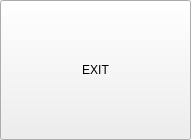
<?xml version="1.0" encoding="UTF-8"?>
<ui version="4.0">
 <class>form</class>
 <widget class="QWidget" name="form">
  <property name="geometry">
   <rect>
    <x>0</x>
    <y>0</y>
    <width>191</width>
    <height>140</height>
   </rect>
  </property>
  <property name="windowTitle">
   <string>Settings</string>
  </property>
  <layout class="QVBoxLayout" name="verticalLayout">
   <property name="spacing">
    <number>5</number>
   </property>
   <property name="leftMargin">
    <number>0</number>
   </property>
   <property name="topMargin">
    <number>0</number>
   </property>
   <property name="rightMargin">
    <number>0</number>
   </property>
   <property name="bottomMargin">
    <number>0</number>
   </property>
   <item>
    <widget class="QPushButton" name="exitBtn">
     <property name="sizePolicy">
      <sizepolicy hsizetype="Minimum" vsizetype="Minimum">
       <horstretch>0</horstretch>
       <verstretch>0</verstretch>
      </sizepolicy>
     </property>
     <property name="text">
      <string>EXIT</string>
     </property>
    </widget>
   </item>
  </layout>
 </widget>
 <resources/>
 <connections/>
</ui>
